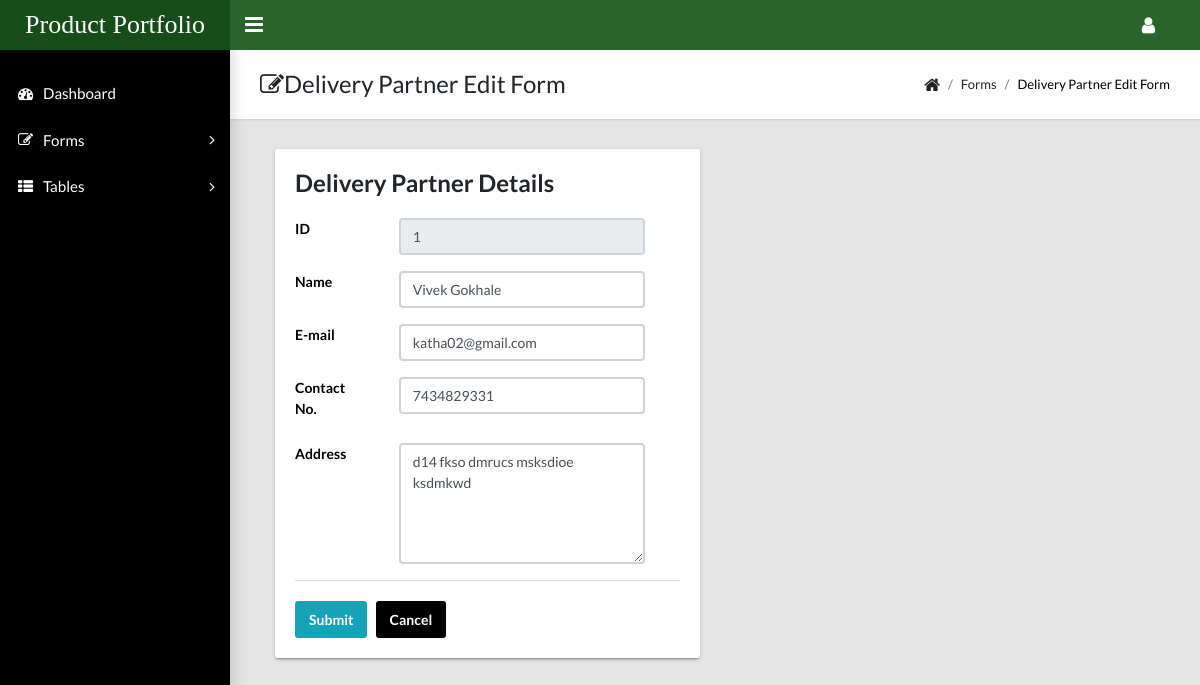
Page /admin-template/docs/deli-partner-edit.php?uid=1 (signed in) on the committed database.
### tables this page shows
CREATE TABLE `delivery_partner` (
  `delivery_partner_id` int(11) NOT NULL,
  `dp_contact_no` bigint(11) NOT NULL,
  `dp_name` varchar(20) NOT NULL,
  `dp_password` varchar(10) NOT NULL,
  `dp_email` varchar(30) NOT NULL,
  `dp_address` varchar(50) NOT NULL,
  `identity_proof` varchar(20) NOT NULL
);

### admin-template/docs/deli-partner-edit.php (the view, shortened to what this page needs)
<?php
include "header.php";
?>
<?php
include 'aside.php';
?>
<?php
include 'connection.php';
$id = $_GET['uid'];
$sql = "select * from delivery_partner where delivery_partner_id='$id'";
$result = mysqli_query($conn, $sql);
$row = mysqli_fetch_array($result);
$id = $row['delivery_partner_id'];
$name = $row['dp_name'];
$contact_no = $row['dp_contact_no'];
$email = $row['dp_email'];
$address = $row['dp_address'];
?>
<main class="app-content">
    <div class="app-title">
        <div>
            <h1><i class="fa fa-edit"></i>Delivery Partner Edit Form</h1>
        </div>
        <ul class="app-breadcrumb breadcrumb">
            <li class="breadcrumb-item"><i class="fa fa-home fa-lg"></i></li>
            <li class="breadcrumb-item">Forms</li>
            <li class="breadcrumb-item"><a href="#">Delivery Partner Edit Form</a></li>
        </ul>
    </div>
    <div class="col-md-6" style="text-align:left;">
        <div class="tile">
            <h3 class="tile-title">Delivery Partner Details</h3>
            <div class="tile-body">
                <form class="form-horizontal" method="post" enctype="multipart/form-data">
                    <div class="form-group row">
                        <label class="control-label col-md-3">ID</label>
                        <div class="col-md-8">
                            <input class="form-control" type="text" placeholder="Enter product's name" name="delivery_partner_id" value="<?php echo $id ?>" readonly>
                        </div>
                    </div>
                    <div class="form-group row">
                        <label class="control-label col-md-3">Name</label>
                        <div class="col-md-8">
                            <input class="form-control" type="text" placeholder="Enter your name" name="dp_name" value="<?php echo $name ?>" required>
                        </div>
                    </div>
                    <div class="form-group row">
                        <label class="control-label col-md-3">E-mail</label>
                        <div class="col-md-8">
                            <input class="form-control" type="email" placeholder="Enter your email" name="dp_email" value="<?php echo $email ?>" required>
                        </div>
                    </div>
                    <div class="form-group row">
                        <label class="control-label col-md-3">Contact No.</label>
                        <div class="col-md-8">
                            <input class="form-control" type="number" title="Must be of length 10" placeholder="Enter your contact no" name="dp_contact_no" value="<?php echo $contact_no ?>" required>
                        </div>
                    </div>
                    <div class="form-group row">
                        <label class="control-label col-md-3">Address</label>
                        <div class="col-md-8">
                            <textarea class="form-control" placeholder="Address" rows="5" cols="40" name="dp_address"><?php echo $address ?></textarea>
                        </div>
                    </div>
            </div>
            <div class="tile-footer">
                <div class="row">
                    <div class="col-md-8 col-md-offset-3">
                        <input type="submit" value="Submit" name="submit11" class="btn btn-primary">&nbsp;&nbsp;&nbsp;<input type="reset" name="reset" value="Cancel" class="btn btn-secondary" href="#">
                    </div>
                </div>
            </div>
        </div>
    </div>
</main>
</body>
</html>

### rows in the picture
delivery_partner: delivery_partner_id "1", dp_name "Vivek Gokhale", dp_email "katha02@gmail.com", dp_contact_no "7434829331", dp_address "d14 fkso dmrucs msksdioe ksdmkwd"
